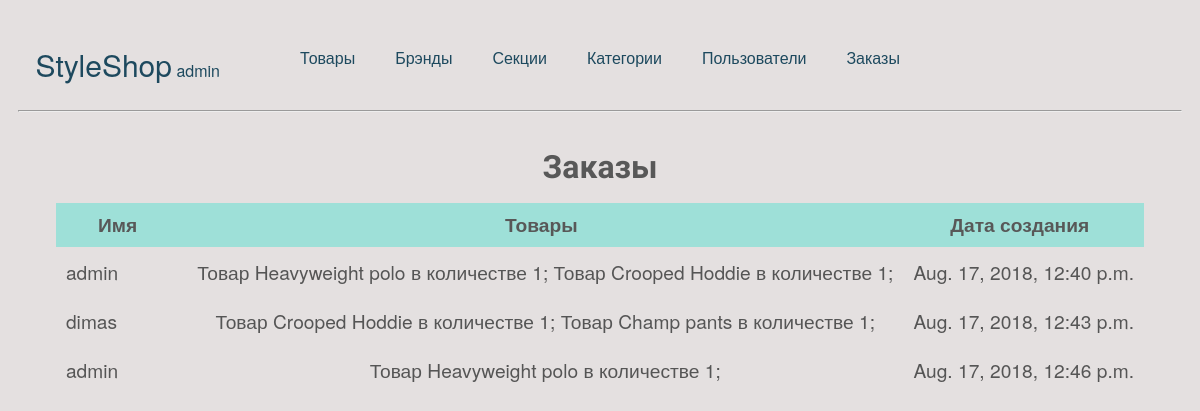
The app's page /ssadmin/order (signed in), older data.
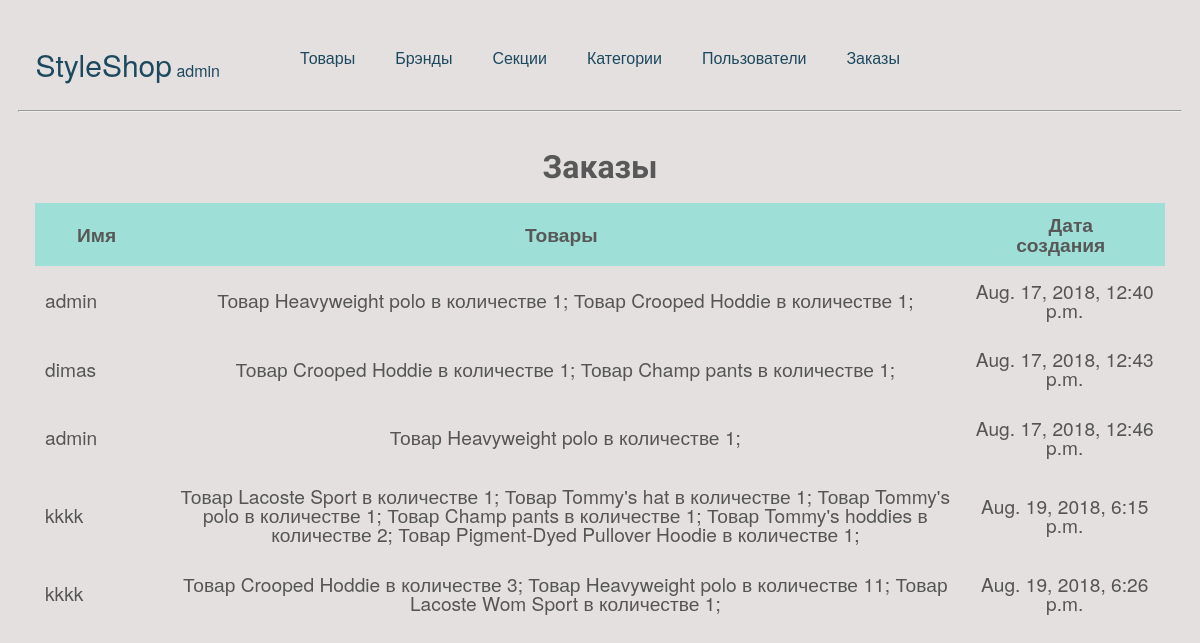
The same page, newer data.
### cartapp/models.py (models this page shows)
class Order(models.Model):
    user = models.ForeignKey(settings.AUTH_USER_MODEL, on_delete=models.DO_NOTHING)
    products = lib.DictField()
    created = models.DateTimeField(auto_now_add=True)

### authapp/models.py (models this page shows)
class ShopUser(AbstractUser):
    age = models.PositiveIntegerField(verbose_name='Возраст',
                                      validators=[
        MaxValueValidator(99, 'Вы слишком стары'),
        MinValueValidator(18, 'Вы слишком молоды')
    ])
    birth_date = models.DateField(verbose_name='Дата рождения')
    signin_date = models.DateTimeField(auto_now_add=True)

### adminapp/views.py (the view)
# urls.py: path('order', views.TableOrder.as_view()),
class TableOrder(Order, Table):
    def get_context_data(self, **kwargs):
        context = super().get_context_data(**kwargs)
        context['title'] = 'Заказы'
        context['table_fields'] = ['Имя', 'Товары', 'Дата создания']
        return context

### adminapp/views.py (called while the page is built)
    def get_context_data(self, **kwargs):
        context = super().get_context_data(**kwargs)
        context['menu'] = [
            {'name': 'Товары', 'link': 'product'},
            {'name': 'Брэнды', 'link': 'brand'},
            {'name': 'Секции', 'link': 'section'},
            {'name': 'Категории', 'link': 'category'},
            {'name': 'Пользователи', 'link': 'user'},
            {'name': 'Заказы', 'link': 'order'},
        ]
        return context

### styleshop/lib.py (called while the page is built)
    def to_python(self, value):
        if not value:
            return dict()
        if isinstance(value, dict):
            return value
        return json.loads(value)

    def from_db_value(self, value, expression, connection):
        return self.to_python(value)

### adminapp/templates/adminapp/admin.html (shortened to what this page needs)
<!DOCTYPE html>
{% load static %}
<html lang="en">
<head>
    <link rel="stylesheet" href="{% static 'adminapp/css/style.css' %}">
</head>
<body>
    <header class="main-header">
        <ul class="menu">
            <li class="menu__item" style="position: absolute; right:80%; color: black"><a href="/ssadmin" class="home"><span>StyleShop</span> {{ user.username }}</a></li>
            {% for object in menu %}
                <li class="menu__item" data-sub="product"><a href="{{ object.link }}">{{ object.name }}</a></li>
            {% endfor %}
        </ul>
    </header>
    <br> <hr>
    {% if title == 'Главная' %}
        <div class="page-text">
            <ul>
                {% for object in menu %}
                    <li><a href="{{ object.link }}">{{ object.name }}</a></li>
                {% endfor %}
            </ul>
        </div>
    {% else %}
        <div id="wrapper">
            <h1>{% if new_name %}<a class="create" href="product/create">Добавить {{ new_name }}</a>{% endif %} {{ title }}</h1>
            <table id="keywords" cellspacing="0" cellpadding="0">
                <thead>
                    <tr>
                        {% for field in table_fields %}
                            <th><span>{{ field }}</span></th>
                        {% endfor %}
                    </tr>
                </thead>
                <tbody>
                    {% if title == 'Товары' %}
                        {% for product in query %}
                            <tr>
                                <td class="lalign"><a class="table-href" href="product/update/{{ product.id }}">{{ product.name }}</a></td>
                                <td>{{ product.category }}</td>
                                <td>{{ product.brand }}</td>
                                <td>{{ product.quantity }}</td>
                                <td>{{ product.cost }}</td>
                                <td>{{ product.sale }}</td>
                                <td><a class="table-href" href="product/delete/{{ product.id }}">Удалить</a></td>
                            </tr>
                        {% endfor %}
                    {% elif title == 'Пол' %}
                        {% for sex in query %}
                            <tr>
                                <td class="lalign">{{ sex.name }}</td>
                            </tr>
                        {% endfor %}
                    {% elif title == 'Заказы' %}
                        {% for object in query %}
                            <tr>
                                <td class="lalign">{{ object.user.username }}</td>
                                <td>{% for product in object.products.values %}
                                    Товар {{ product.name }} в количестве {{ product.quantity }};
                                {% endfor %}</td>
                                <td>{{ object.created }}</td>
                            </tr>
                        {% endfor %}
                    {% else %}
                        <tr>
                            <td>ВНИМАНИЕ, ОШИБКА!!! ОБРАТИТЕСЬ К АДМИНИСТРАТОРУ</td>
                        </tr>
                    {% endif %}
                </tbody>
            </table>
        </div>
    {% endif %}
</body>
</html>

Row changes from the older to the newer data that the page shows:
added Order: user.username "kkkk", name "Lacoste Sport" "Tommy's hat" "Tommy's polo" "Champ pants" "Tommy's hoddies" "Pigment-Dyed Pullover Hoodie", quantity "1" "1" "1" "1" "2" "1", created "Aug. 19, 2018, 6:15 p.m."
added Order: user.username "kkkk", name "Crooped Hoddie" "Heavyweight polo" "Lacoste Wom Sport", quantity "3" "11" "1", created "Aug. 19, 2018, 6:26 p.m."
